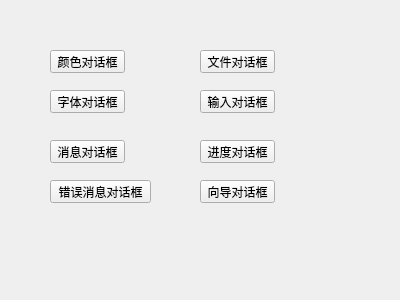
<?xml version="1.0" encoding="UTF-8"?>
<ui version="4.0">
 <class>MyWidget</class>
 <widget class="QWidget" name="MyWidget">
  <property name="geometry">
   <rect>
    <x>0</x>
    <y>0</y>
    <width>400</width>
    <height>300</height>
   </rect>
  </property>
  <property name="windowTitle">
   <string>MyWidget</string>
  </property>
  <widget class="QPushButton" name="pushButton">
   <property name="geometry">
    <rect>
     <x>50</x>
     <y>50</y>
     <width>75</width>
     <height>23</height>
    </rect>
   </property>
   <property name="text">
    <string>颜色对话框</string>
   </property>
  </widget>
  <widget class="QPushButton" name="pushButton_2">
   <property name="geometry">
    <rect>
     <x>200</x>
     <y>50</y>
     <width>75</width>
     <height>23</height>
    </rect>
   </property>
   <property name="text">
    <string>文件对话框</string>
   </property>
  </widget>
  <widget class="QPushButton" name="pushButton_3">
   <property name="geometry">
    <rect>
     <x>50</x>
     <y>90</y>
     <width>75</width>
     <height>23</height>
    </rect>
   </property>
   <property name="text">
    <string>字体对话框</string>
   </property>
  </widget>
  <widget class="QPushButton" name="pushButton_4">
   <property name="geometry">
    <rect>
     <x>200</x>
     <y>90</y>
     <width>75</width>
     <height>23</height>
    </rect>
   </property>
   <property name="text">
    <string>输入对话框</string>
   </property>
  </widget>
  <widget class="QPushButton" name="pushButton_5">
   <property name="geometry">
    <rect>
     <x>50</x>
     <y>140</y>
     <width>75</width>
     <height>23</height>
    </rect>
   </property>
   <property name="text">
    <string>消息对话框</string>
   </property>
  </widget>
  <widget class="QPushButton" name="pushButton_6">
   <property name="geometry">
    <rect>
     <x>200</x>
     <y>180</y>
     <width>75</width>
     <height>23</height>
    </rect>
   </property>
   <property name="text">
    <string>向导对话框</string>
   </property>
  </widget>
  <widget class="QPushButton" name="pushButton_7">
   <property name="geometry">
    <rect>
     <x>200</x>
     <y>140</y>
     <width>75</width>
     <height>23</height>
    </rect>
   </property>
   <property name="text">
    <string>进度对话框</string>
   </property>
  </widget>
  <widget class="QPushButton" name="pushButton_8">
   <property name="geometry">
    <rect>
     <x>50</x>
     <y>180</y>
     <width>101</width>
     <height>23</height>
    </rect>
   </property>
   <property name="text">
    <string>错误消息对话框</string>
   </property>
  </widget>
 </widget>
 <layoutdefault spacing="6" margin="11"/>
 <resources/>
 <connections/>
</ui>
